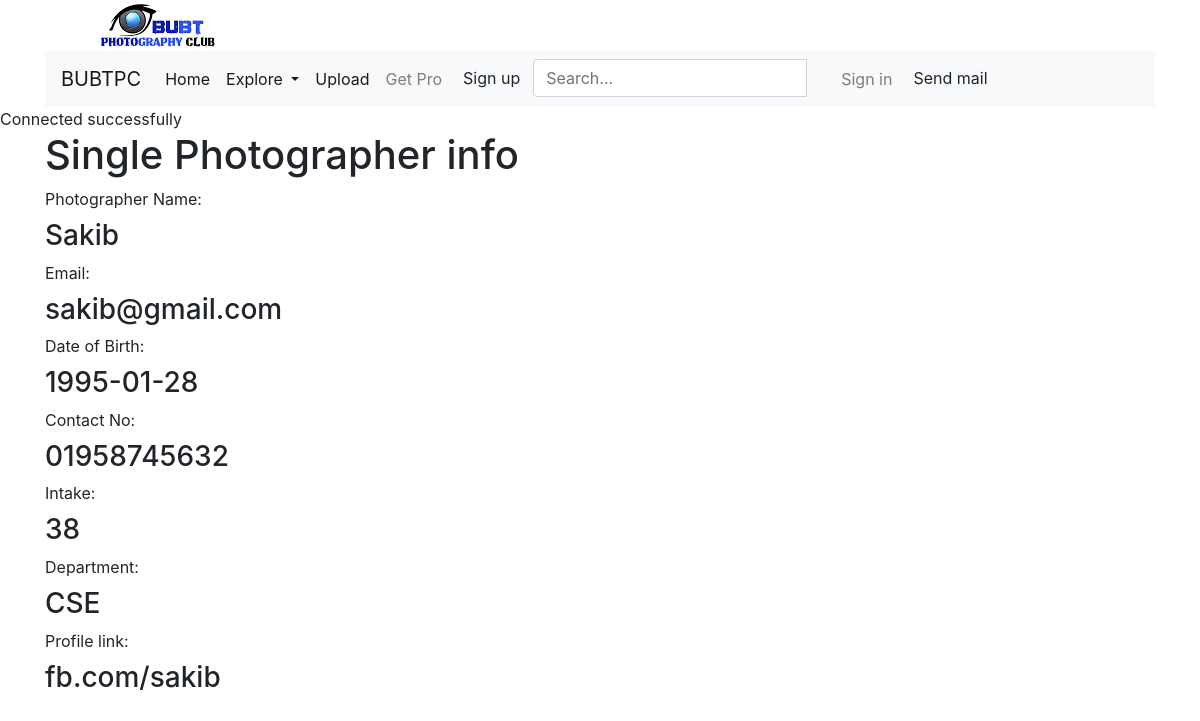
Page /show.php?s_id=6 on the committed database.
### tables this page shows
CREATE TABLE `reg` (
  `s_id` int(11) NOT NULL,
  `username` varchar(255) DEFAULT NULL,
  `email` varchar(255) DEFAULT NULL,
  `password` varchar(11) DEFAULT NULL,
  `dob` varchar(255) DEFAULT NULL,
  `contact` varchar(255) DEFAULT NULL,
  `intake` int(20) DEFAULT NULL,
  `dept` varchar(255) DEFAULT NULL,
  `profile_link` varchar(255) DEFAULT NULL
);

### show.php (the view)
<?php include('partials/header.php'); ?>
<?php include('partials/topnav.php'); ?>
<?php include('partials/navbar.php'); ?>
<?php include("myPhp/connect.php") ?>
<?php
$s_id = $_REQUEST["s_id"];
$sql = "SELECT * FROM reg WHERE s_id=".$s_id;
$result = $conn->query($sql);
$row = $result->fetch_assoc();
 ?>
<section>
	<div class="container">
		<h1>Single Photographer info</h1>
		<label>Photographer Name:</label>
		<h3> <?php echo $row["username"]; ?> </h3>
		<label>Email:</label>
		<h3> <?php echo $row["email"]; ?> </h3>
		<label>Date of Birth:</label>
		<h3> <?php echo $row["dob"]; ?> </h3>
		<label>Contact No:</label>
		<h3> <?php echo $row["contact"]; ?> </h3>
		<label>Intake:</label>
		<h3> <?php echo $row["intake"]; ?> </h3>
		<label>Department:</label>
		<h3> <?php echo $row["dept"]; ?> </h3>
		<label>Profile link:</label>
		<h3> <?php echo $row["profile_link"]; ?> </h3>
	</div>
</section>
<?php include('partials/footer.php'); ?>

### rows in the picture
reg: username "Sakib", email "sakib@gmail.com", dob "1995-01-28", contact "01958745632", intake "38", dept "CSE", profile_link "fb.com/sakib"
